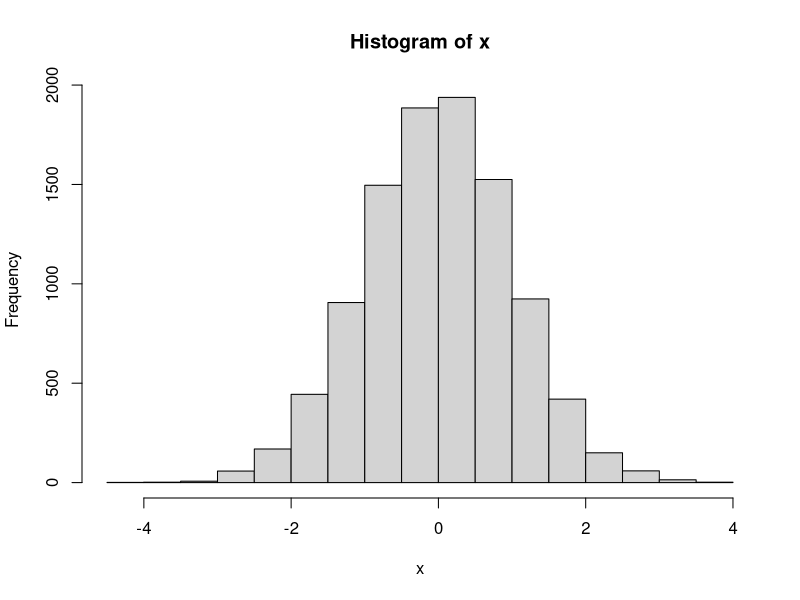

The R script that drew this image:
## ---- chunk 1
x <- rnorm(10000)
hist(x)
